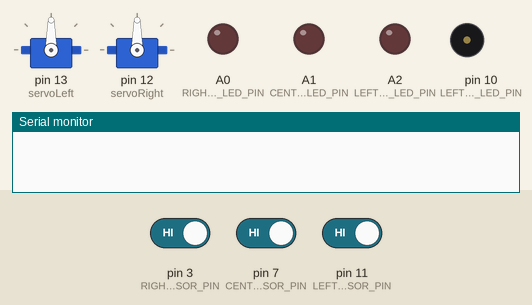
The sketch below on a simulated Arduino Uno, built with avr-gcc and run on an emulated ATmega328P. Parts: 2 × servo, output pins drawn as LEDs (lit = HIGH), buzzer (waves = sounding), the last lines printed to the serial monitor. The test bench sets the inputs (shaded band); at power-on: pin 3 (RIGHT_IR_SENSOR_PIN) HIGH, pin 7 (CENTER_IR_SENSOR_PIN) HIGH, pin 11 (LEFT_IR_SENSOR_PIN) HIGH.

Above: at 0.1 s.
At 5.1 s:
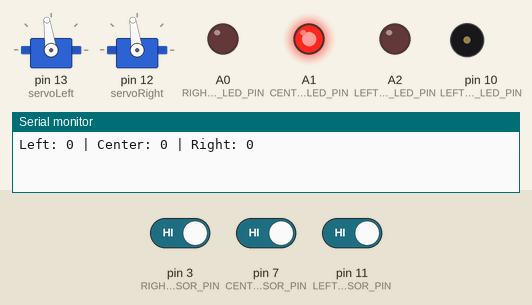
At 8.1 s:
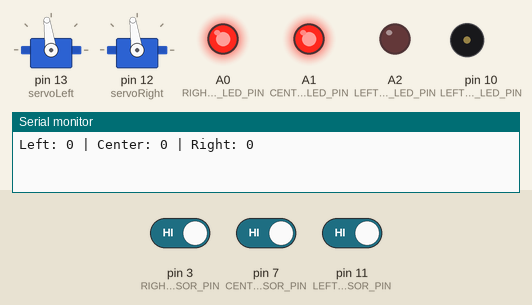
At 38.2 s:
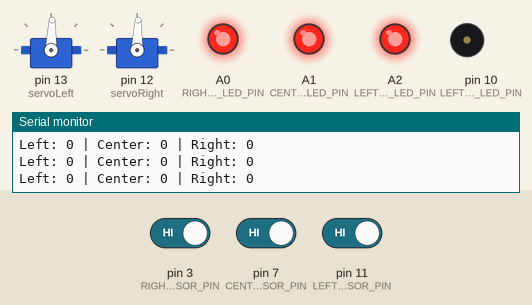
Timing chart, 0 to 39.7 s (numbered marks = the images above):
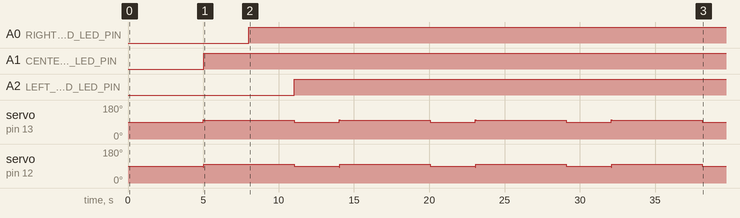

The sketch:

phy.ino
```cpp
#include <Servo.h>

Servo servoLeft;
Servo servoRight;

const int LEFT_IR_LED_PIN = 10;
const int LEFT_IR_SENSOR_PIN = 11;
const int LEFT_RED_LED_PIN = A2;

const int RIGHT_IR_LED_PIN = 2;
const int RIGHT_IR_SENSOR_PIN = 3;
const int RIGHT_RED_LED_PIN = A0;

const int CENTER_IR_LED_PIN = 6;
const int CENTER_IR_SENSOR_PIN = 7;
const int CENTER_RED_LED_PIN = A1;


void setup() {
    servoLeft.attach(13);
    servoRight.attach(12);

    pinMode(LEFT_IR_LED_PIN, OUTPUT);
    pinMode(LEFT_IR_SENSOR_PIN, INPUT);
    pinMode(LEFT_RED_LED_PIN, OUTPUT);

    pinMode(RIGHT_IR_LED_PIN, OUTPUT);
    pinMode(RIGHT_IR_SENSOR_PIN, INPUT);
    pinMode(RIGHT_RED_LED_PIN, OUTPUT);

    pinMode(CENTER_IR_LED_PIN, OUTPUT);
    pinMode(CENTER_IR_SENSOR_PIN, INPUT);
    pinMode(CENTER_RED_LED_PIN, OUTPUT);

    delay(5000);
    moveForwardMedium();
  	Serial.begin(9600);
}

void loop() {
    int leftDistance = irDistance(LEFT_IR_LED_PIN, LEFT_IR_SENSOR_PIN);
    int rightDistance = irDistance(RIGHT_IR_LED_PIN, RIGHT_IR_SENSOR_PIN);
    int centerDistance = irDistance(CENTER_IR_LED_PIN, CENTER_IR_SENSOR_PIN);

    Serial.print("Left: ");
    Serial.print(leftDistance);
    Serial.print(" | Center: ");
    Serial.print(centerDistance);
    Serial.print(" | Right: ");
    Serial.println(rightDistance);

    if (centerDistance == 0) {
        digitalWrite(CENTER_RED_LED_PIN, HIGH);
        if (leftDistance > rightDistance) {
            turnLeftSlow();
        } else {
            turnRightSlow();
        }
        delay(3000);
        moveForwardMedium();
    } else {
        digitalWrite(CENTER_RED_LED_PIN, LOW);
    }

    if (rightDistance == 0) {
        digitalWrite(RIGHT_RED_LED_PIN, HIGH);
        turnRightSlow();
        delay(3000);
        moveForwardMedium();
    } else {
        digitalWrite(RIGHT_RED_LED_PIN, LOW);
    }

    if (leftDistance == 0) {
        digitalWrite(LEFT_RED_LED_PIN, HIGH);
        turnLeftSlow();
        delay(3000);
        moveForwardMedium();
    } else {
        digitalWrite(LEFT_RED_LED_PIN, LOW);
    }
}

int irDetect(int ledPin, int receivePin, long frequency) {
    tone(ledPin, frequency);
    delay(1);
    noTone(ledPin);
    int ir = digitalRead(receivePin);
    delay(1);
    if (ir == 0) {
        return frequency; // Return the frequency where an object was detected
    } else {
        return 0; // Return 0 if no object was detected at this frequency
    }
}

int irDistance(int irLedPin, int irReceivePin) {
   for(long f = 38000; f <= 42000; f += 1000) {
      int detectedFrequency = irDetect(irLedPin, irReceivePin, f);
      if (detectedFrequency > 0) {
          return detectedFrequency; // Return the first detected frequency
      }
   }
   return 0; // Return 0 if no object was detected across all tested frequencies
}

void moveForwardMedium() {
    servoLeft.writeMicroseconds(1600);
    servoRight.writeMicroseconds(1400);
}

void turnRightSlow() {
    servoLeft.writeMicroseconds(1550);
    servoRight.writeMicroseconds(1550);
}

void turnLeftSlow() {
    servoLeft.writeMicroseconds(1450);
    servoRight.writeMicroseconds(1450);
}
```

Measured:
- by itself, A0 (RIGHT_RED_LED_PIN): LOW → HIGH at 8.0 s
- by itself, A1 (CENTER_RED_LED_PIN): LOW → HIGH at 5.0 s
- by itself, A2 (LEFT_RED_LED_PIN): LOW → HIGH at 11.0 s
- by itself, servo on pin 13 (servoLeft): repeats every 9.0 s: 98° 6.0 s, 88° 3.0 s, 102° 0.03 s
- by itself, servo on pin 12 (servoRight): repeats every 9.0 s: 98° 6.0 s, 88° 3.0 s, 83° 0.03 s
